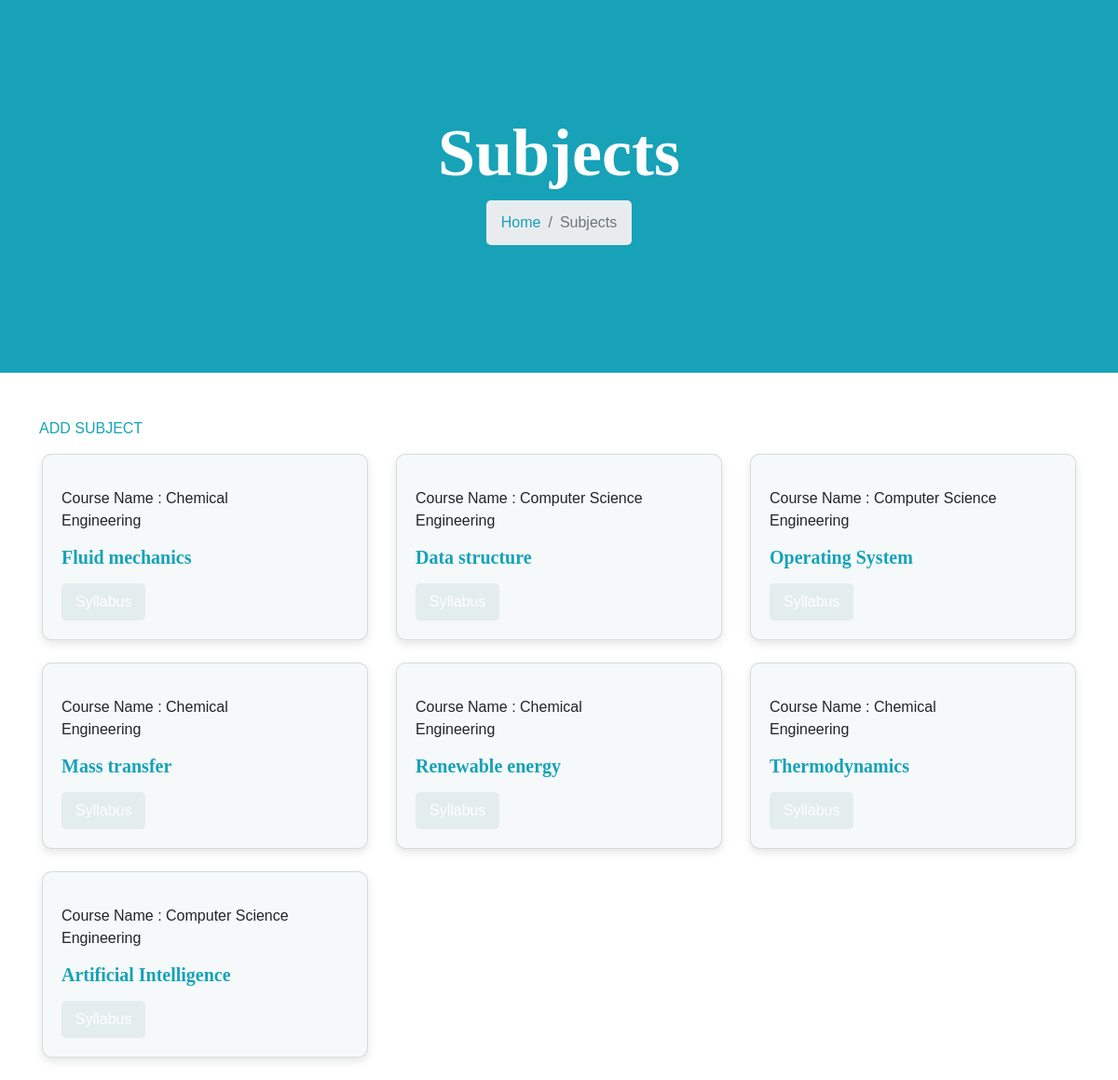
The app's page /subjectView with its own data.
### timetable_app/models.py (models this page shows, shortened)
class Subject(models.Model):
    subject_name = models.CharField(max_length=100)
    course = models.ForeignKey(Course,on_delete=models.CASCADE,related_name="subjects")

class Course(models.Model):
    course_id = models.IntegerField()
    course_name = models.CharField(max_length=100)
    course_desc = models.TextField()
    def __str__(self):
        return self.course_name

### timetable_app/views.py (the view)
# urls.py: path('subjectView', views.subjectView, name="subjectView"),
def subjectView(request):
    data = Subject.objects.all()
    return render(request,'subject.html',{'data':data})

### templates/subject.html (shortened to what this page needs)
<!doctype html>
<html class="no-js" lang="zxx">
{% load static %}
{% load icons %}
<head>
    <link rel="stylesheet" href="{% static 'css/bootstrap.min.css' %}">
    <link rel="stylesheet" href="{% static 'assets/css/style.css' %}">
</head>
<body>
<div class="container-fluid bg-primary mb-5">
    <div class="d-flex flex-column align-items-center justify-content-center" style="min-height: 400px">
        <h3 class="display-3 font-weight-bold text-white">Subjects</h3>
        <nav aria-label="breadcrumb">
            <ol class="breadcrumb">
                <li class="breadcrumb-item"><a href="{% url 'homepage' %}">Home</a></li>
                <li class="breadcrumb-item active" aria-current="page">Subjects</li>
            </ol>
        </nav>
    </div>
</div>
<div class="popular_program_area program__page">
    <div class="container">
        <div class="row">
            <div class="Appointment">
                <div class="book_btn d-none d-lg-block" style="padding-bottom:15px">
                    <a data-scroll-nav='1' href="{% url 'addSubject' %}">ADD SUBJECT</a>
                </div>
            </div>
        </div>
        <div class="row">
            {% for i in data %}
            <div class="col-md-4 col-sm-6 mb-4">
                <div class="single__program card">
                    <div class="program__content">
                        <div style="display:flex">
                            <span>Course Name : {{i.course}}</span>
                            <div><a href="{% url 'updateSubject' i.id %}" style="padding-left:20px"></a></div>
                            <div><a href="{% url 'delSubject' i.id %}" style="padding-left:20px"></a></div>
                        </div>
                        <h4>{{i.subject_name}}</h4>
                        <a href="#" class="boxed-btn5">Syllabus</a>
                    </div>
                </div>
            </div>
            {% endfor %}
        </div>
    </div>
</div>
</body>
</html>

### templates/subject.html (style rules this page uses)
.single__program.card { background-color: #f5f9fa; border-radius: 10px; box-shadow: 0px 4px 10px rgba(0, 0, 0, 0.1); padding: 20px; transition: transform 0.2s, box-shadow 0.2s; width: 100%; }
.single__program .program__content h4 { font-size: 20px; font-weight: bold; margin: 15px 0 10px; color: #17a2b8; }
.single__program .program__content .boxed-btn5 { display: inline-block; background-color: #e4eded; color: #ffffff; padding: 8px 15px; border-radius: 5px; text-decoration: none; transition: background-color 0.2s; }

### records on screen
Subject: course "Chemical Engineering", subject_name "Fluid mechanics"
Subject: course "Computer Science Engineering", subject_name "Data structure"
Subject: course "Computer Science Engineering", subject_name "Operating System"
Subject: course "Chemical Engineering", subject_name "Mass transfer"
Subject: course "Chemical Engineering", subject_name "Renewable energy"
Subject: course "Chemical Engineering", subject_name "Thermodynamics"
Subject: course "Computer Science Engineering", subject_name "Artificial Intelligence"
